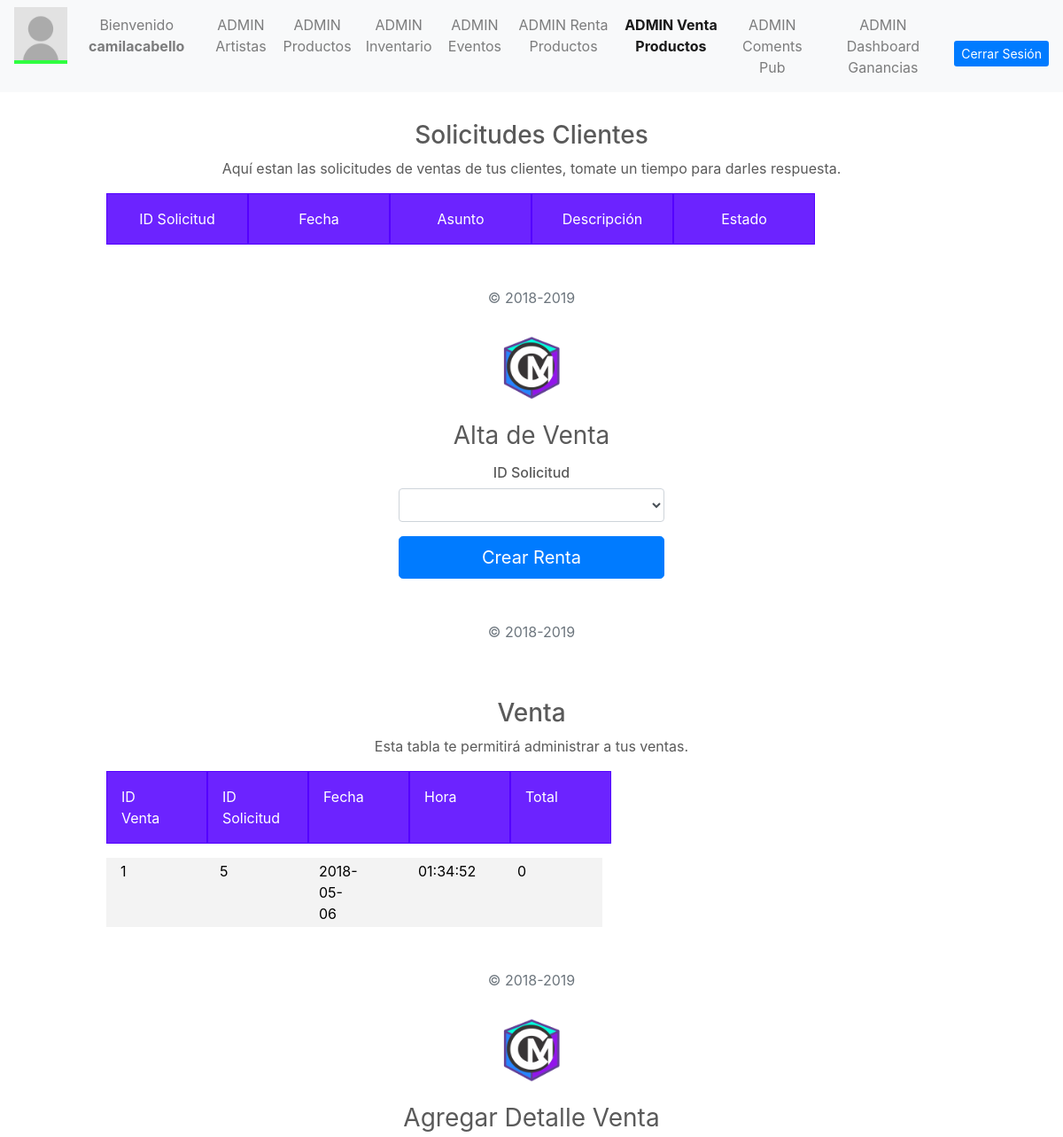
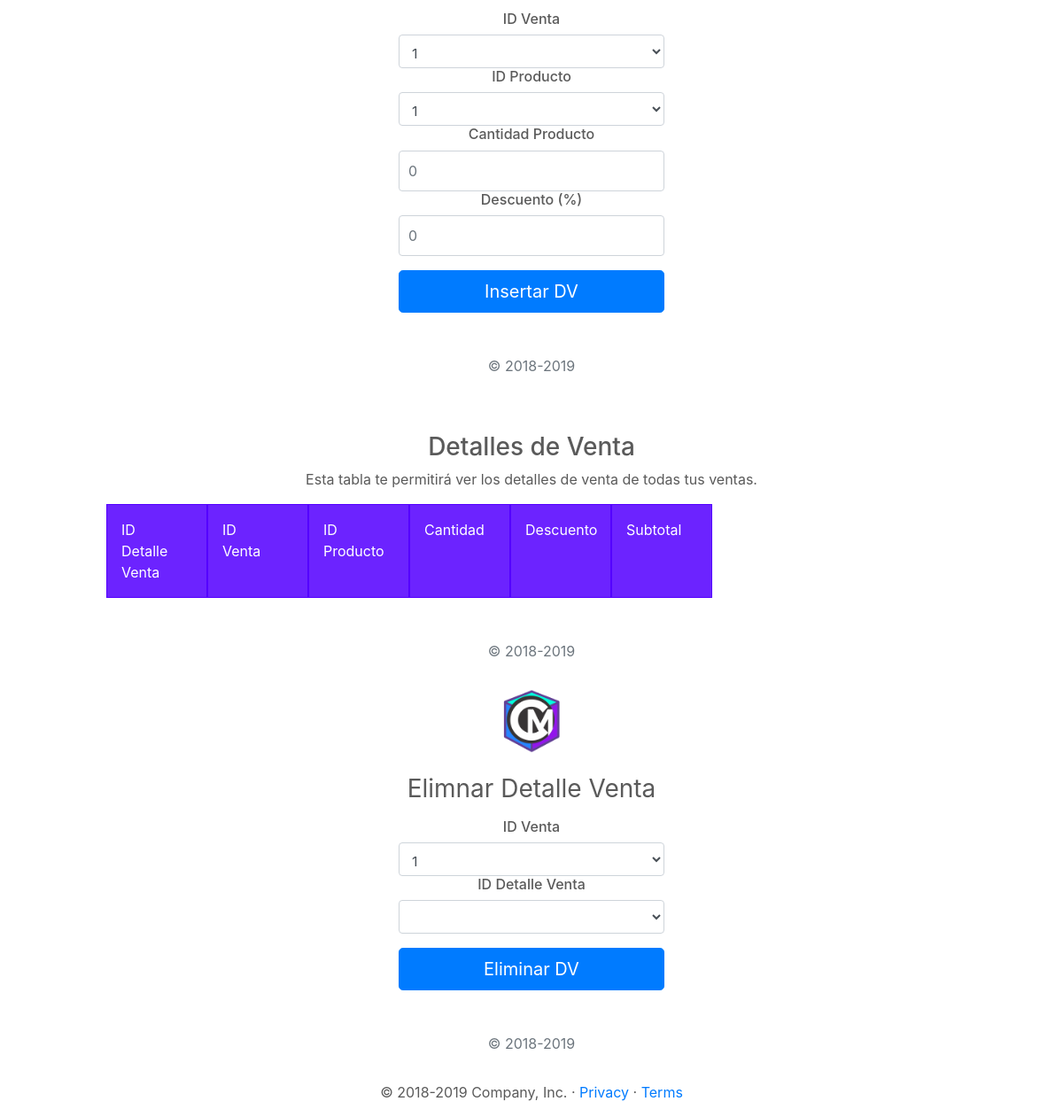
Screenshot of /UserAdmin/AdminVenta.php (signed in) with the database file from the repository (2 pictures, top to bottom).
### tables this page shows
CREATE TABLE `venta` (
  `idVenta` int(11) NOT NULL,
  `idSolicitud` int(11) NOT NULL,
  `fecha` date NOT NULL,
  `hora` time NOT NULL,
  `total` float NOT NULL
);

### PHP/DBConexion.php (called while the page is built, shortened)
<?php
class User
{
    private $db;
    public function __construct($host, $port, $dbname, $dbuser, $password) {
        $dsn = "mysql:host=$host; dbname=$dbname;";
        try{
            $this->db = new PDO($dsn, $dbuser, $password);
            $this->db->setAttribute(PDO::ATTR_ERRMODE,PDO::ERRMODE_EXCEPTION);
        }
        catch(PDOException $ex)
        {
            echo 'Error en conexión con la conecion a la BD' . $ex.getMessage();
            die();
        }
    }
    public function consultProdInvent(){
        try {
            $sql = "SELECT `idProducto` FROM `inventario`";
            $invents = $this->db->prepare($sql);
            $invents->execute();
            $table = $invents;
            return $table;
        }
        catch (PDOException $ex) {
            echo "Error al obtener los productos de inventario." . $ex->getMessage();
        }
    }
     public function consultVenta(){
        try {
            $sql = "SELECT * FROM `venta`";
            $vents = $this->db->prepare($sql);
            $vents->execute();
            $table = $vents;
            return $table;
        }
        catch (PDOException $ex) {
            echo "Error al obtener la tabla de Venta." . $ex->getMessage();
        }
    }
}

### PHP/ConsultSolicVenta.php (called while the page is built, shortened)
<?php
include 'DBconexion.php';
$consult = new User("localhost", "", "dbcirculomusical", "root", "");
$consultV = $consult->consultVenta();
$consultV1 = $consult->consultVenta();
$consultIDP = $consult->consultProdInvent();
$consultV2 = $consult->consultVenta();
?>

### UserAdmin/AdminVenta.php (the view, shortened to what this page needs)
<?php
    include '../PHP/ConsultSolicVenta.php';
?>
  <!doctype html>
  <html lang="en">
  <head>
    <link href="../bootstrap/dist/css/bootstrap.min.css" rel="stylesheet">
    <link href="adminStyle.css" rel="stylesheet">
    <link href="grid.css" rel="stylesheet">
  </head>
  <body class="text-center">
    <nav class="navbar navbar-expand-md navbar-light bg-light">
      <div class="collapse navbar-collapse" id="navbarCollapse">
        <ul class="navbar-nav mr-auto">
          <li>
            <img src="../resources/userImage.jpg">
          </li>
          <li class="nav-item">
            <p class="nav-link nameUser">
              <?php
                      echo "Bienvenido ". "<b>{$_SESSION['loginuser']}</b>";
                  ?>
            </p>
          </li>
          <li class="nav-item ">
            <a class="nav-link" href="../UserAdmin/AdminArtist.php">ADMIN Artistas</a>
          </li>
          <li class="nav-item">
            <a class="nav-link" href="../UserAdmin/AdminProducts.php">ADMIN Productos</a>
          </li>
          <li class="nav-item ">
            <a class="nav-link" href="../UserAdmin/AdminInvent.php">ADMIN Inventario</a>
          </li>
          <li class="nav-item ">
            <a class="nav-link" href="../UserAdmin/AdminEvents.php">ADMIN Eventos</a>
          </li>
          <li class="nav-item ">
            <a class="nav-link" href="../UserAdmin/AdminRenta.php">ADMIN Renta Productos</a>
          </li>
          <li class="nav-item active font-weight-bold">
            <a class="nav-link" href="../UserAdmin/AdminVenta.php">ADMIN Venta Productos</a>
          </li>
          <li class="nav-item ">
            <a class="nav-link" href="../UserAdmin/AdminComents.php">ADMIN Coments Pub</a>
          </li>
          <li class="nav-item ">
            <a class="nav-link" href="../UserAdmin/AdminDashboard.php">ADMIN Dashboard Ganancias</a>
          </li>
        </ul>
        <a class="btn btn-sm  btn-primary btnLogin" href="../PHP/DBCloseConexion.php">Cerrar Sesión</a>
      </div>
    </nav>
    <div class="table-consult">
      <h3>Solicitudes Clientes</h3>
      <p>Aquí estan las solicitudes de ventas de tus clientes, tomate un tiempo para darles respuesta.</p>
      <div class="row">
        <div class="col-md-2 headerTableA">ID Solicitud</div>
        <div class="col-md-2 headerTableA">Fecha</div>
        <div class="col-md-2 headerTableA">Asunto</div>
        <div class="col-md-2 headerTableA">Descripción</div>
        <div class="col-md-2 headerTableA">Estado</div>
      </div>
        <p class="mt-5 mb-3 text-muted">&copy; 2018-2019</p>
    </div>
    <form class="form-signin" action="../PHP/InsertVent.php" method="POST">
      <a href="../Cover/Cover.html">
        <img class="mb-4" src="../resources/iconCM.png" alt="" width="72" height="72">
      </a>
      <h1 class="h3 mb-3 font-weight-normal">Alta de Venta</h1>
      <h6>ID Solicitud</h6>
      <select name="idSolic" class="form-control" required autofocus>
      </select>
      <button class="btn btn-lg btn-primary btn-block" type="submit">Crear Renta</button>
      <p class="mt-5 mb-3 text-muted">&copy; 2018-2019</p>
    </form>
    <div class="table-consult">
      <h3>Venta</h3>
      <p>Esta tabla te permitirá administrar a tus ventas.</p>
      <div class="row">
        <div class="col-1 headerTableA">ID Venta</div>
        <div class="col-1 headerTableA">ID Solicitud</div>
        <div class="col-1 headerTableA">Fecha</div>
        <div class="col-1 headerTableA">Hora</div>
        <div class="col-1 headerTableA">Total</div>
      </div>
      <?php
        while($v = $consultV->fetch(PDO::FETCH_ASSOC))
        {
          echo '<div class="row"> <div class="col-1">'.$v['idVenta'].'</div> <div class="col-1">'.$v['idSolicitud'].'</div> <div class="col-1">'.$v['fecha'].'</div> <div class="col-1">'.$v['hora'].'</div> <div class="col-1">'.$v['total'].'</div> </div>';
        }
      ?>
        <p class="mt-5 mb-3 text-muted">&copy; 2018-2019</p>
    </div>
    <form class="form-signin" action="../PHP/InsertDV.php" method="POST">
      <a href="../Cover/Cover.html">
        <img class="mb-4" src="../resources/iconCM.png" alt="" width="72" height="72">
      </a>
      <h1 class="h3 mb-3 font-weight-normal">Agregar Detalle Venta</h1>
      <h6>ID Venta</h6>
      <select name="idVent" class="form-control" required autofocus>
        <?php
        while($r = $consultV1->fetch(PDO::FETCH_ASSOC))
        {
          echo'<option value='.$r['idVenta'].'>'.$r['idVenta'] .' </option>';
        }
      ?>
      </select>
      <h6>ID Producto</h6>
      <select name="idProd" class="form-control" required autofocus>
        <?php
        while($p = $consultIDP->fetch(PDO::FETCH_ASSOC))
        {
          echo'<option value='.$p['idProducto'].'>'.$p['idProducto'] .' </option>';
        }
      ?>
      </select>
      <h6>Cantidad Producto</h6>
      <input type="number" placeholder="0" min="0" name="cantProd" class="form-control" required>
      <h6>Descuento (%)</h6>
      <input type="number" placeholder="0" min="0" name="cantDesc" class="form-control" required>
      <button class="btn btn-lg btn-primary btn-block" type="submit">Insertar DV</button>
      <p class="mt-5 mb-3 text-muted">&copy; 2018-2019</p>
    </form>
    <div class="table-consult">
      <h3>Detalles de Venta</h3>
      <p>Esta tabla te permitirá ver los detalles de venta de todas tus ventas.</p>
      <div class="row">
        <div class="col-1 headerTableA">ID Detalle Venta</div>
        <div class="col-1 headerTableA">ID Venta</div>
        <div class="col-1 headerTableA">ID Producto</div>
        <div class="col-1 headerTableA">Cantidad</div>
        <div class="col-1 headerTableA">Descuento</div>
        <div class="col-1 headerTableA">Subtotal</div>
      </div>
        <p class="mt-5 mb-3 text-muted">&copy; 2018-2019</p>
    </div>
    <form class="form-signin" action="../PHP/DeleteDV.php" method="POST">
      <a href="../Cover/Cover.html">
        <img class="mb-4" src="../resources/iconCM.png" alt="" width="72" height="72">
      </a>
      <h1 class="h3 mb-3 font-weight-normal">Elimnar Detalle Venta</h1>
      <h6>ID Venta</h6>
      <select name="idV" class="form-control" required autofocus>
        <?php
        while($r = $consultV2->fetch(PDO::FETCH_ASSOC))
        {
          echo'<option value='.$r['idVenta'].'>'.$r['idVenta'] .' </option>';
        }
      ?>
      </select>
      <h6>ID Detalle Venta</h6>
      <select name="idDV" class="form-control" required autofocus>
      </select>
      <button class="btn btn-lg btn-primary btn-block" type="submit">Eliminar DV</button>
      <p class="mt-5 mb-3 text-muted">&copy; 2018-2019</p>
    </form>
    <main role="main">
      <footer class="container">
        <p>&copy; 2018-2019 Company, Inc. &middot;
          <a href="#">Privacy</a> &middot;
          <a href="#">Terms</a>
        </p>
      </footer>
    </main>
  </body>
  </html>

### UserAdmin/adminStyle.css (style rules this page uses)
.navbar img { height: 4rem; border-bottom: 0.3rem solid rgb(47, 255, 64); }
body { color: #5a5a5a; }
.nameUser { margin: 0 1rem; }
.btn { margin-top: 1rem; }
.btnSignup, .btnLogin { border: none; margin-left: 0.5rem; }
.form-signin { width: 100%; max-width: 330px; padding: 15px; margin: auto; }
.form-signin .form-control { position: relative; box-sizing: border-box; height: auto; padding: 10px; font-size: 16px; }

### UserAdmin/grid.css (style rules this page uses)
.table-consult { width: 100%; }
h3 { margin-top: 2rem; }
.row { width: 80%; margin: 0 auto; margin-bottom: 1rem; }
.col-1 { padding-left: 1rem; padding-right: 6rem; text-align: center; }
[class*="col-"] { color:white; padding-top: 0.2rem; padding-bottom: 0.2rem; background-color: rgba(230, 230, 230, 0.479); border: rgba(230, 230, 230, 0.479); color: black; }
.headerTableA { background-color: rgba(85, 0, 255, 0.863); border: 1px solid #5400FF; color:white; padding-top: 1rem; padding-bottom: 1rem; }

### rows the page displays
venta: idVenta "1", idSolicitud "5", fecha "2018-05-06", hora "01:34:52", total "0"

### other values shown
$_SESSION['loginuser'] "camilacabello"
form field idVent "1"
form field idProd "1"
form field idV "1"
